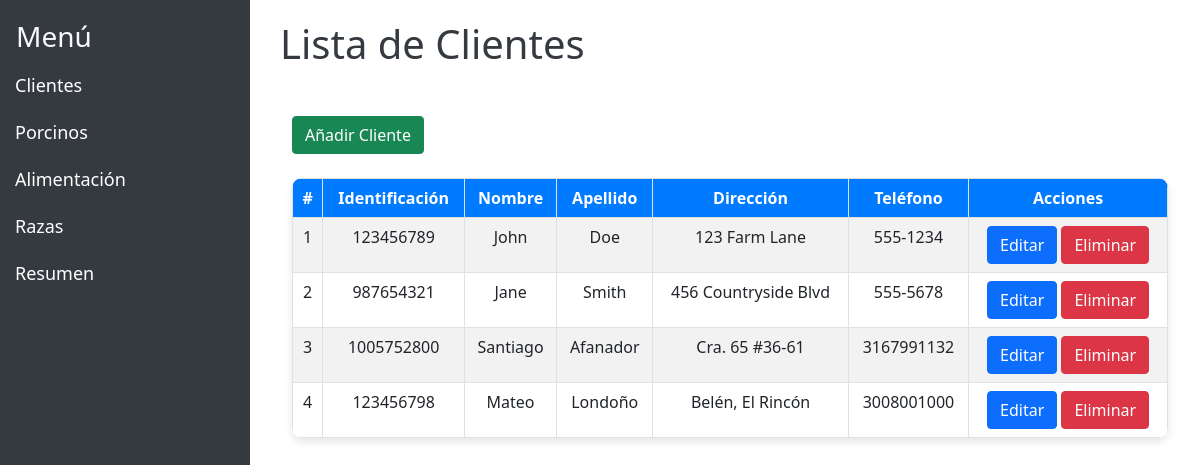
The app's page /customers/ with its own data.
### myapp/models.py (models this page shows, shortened)
class Customer(models.Model):
    id_customer = models.AutoField(primary_key=True)
    identification = models.CharField(max_length=100, unique=True)
    first_name = models.CharField(max_length=100)
    last_name = models.CharField(max_length=100)
    address = models.TextField(null=True, blank=True, default=None  )
    phone_number = models.CharField(max_length=15, unique=True)
    class Meta:
        db_table = "tbl_customers"
        verbose_name = "Customer"
        verbose_name_plural = "Customers"
        constraints = [
            models.UniqueConstraint(fields=['first_name', 'last_name'], name='unique_customer_name')
        ]
        indexes = [
            models.Index(fields=['identification']),
        ]

### myapp/views.py (the view)
# urls.py: path('customers/', views.customer_list, name='customer_list'),
def customer_list(request):
    customers = Customer.objects.all()
    return render(request, 'myapp/customers.html', {'customers': customers})

### myapp/templates/myapp/customers.html (shortened to what this page needs)
<html lang="es">
<head>
    <link href="https://cdn.jsdelivr.net/npm/bootstrap@5.0.0-beta1/dist/css/bootstrap.min.css" rel="stylesheet">
        <link rel="stylesheet" href="../static/css/style.css">
</head>
<body>
  {% extends 'base.html' %}
{% block content %}
  <h1>Lista de Clientes</h1>
    <div class="container mt-5">
      <div class="d-flex justify-content-between align-items-center mb-4">
        <a href="{% url 'add_customer' %}" class="btn btn-success">Añadir Cliente</a>
      </div>
      <table class="table table-hover table-bordered table-striped">
        <thead class="text-center">
          <tr>
            <th>#</th>
            <th>Identificación</th>
            <th>Nombre</th>
            <th>Apellido</th>
            <th>Dirección</th>
            <th>Teléfono</th>
            <th>Acciones</th>
          </tr>
        </thead>
        <tbody class="text-center">
          {% for customer in customers %}
          <tr>
            <td>{{ forloop.counter }}</td>
            <td>{{ customer.identification }}</td>
            <td>{{ customer.first_name }}</td>
            <td>{{ customer.last_name }}</td>
            <td>{{ customer.address }}</td>
            <td>{{ customer.phone_number }}</td>
            <td>
              <a href="{% url 'edit_customer' customer.id_customer %}" class="btn btn-primary">Editar</a>
              <a href="{% url 'delete_customer' customer.id_customer %}" class="btn btn-danger">Eliminar</a>
            </td>
          </tr>
          {% endfor %}
        </tbody>
      </table>
    </div>
  </body>
  {% endblock %}

### myapp/static/css/style.css (style rules this page uses)
body { font-family: Arial, sans-serif; background-color: #f4f4f4; color: #333; }
.container { margin-top: 50px; }
.table { box-shadow: 0px 4px 8px rgba(0, 0, 0, 0.1); border-radius: 10px; overflow: hidden; }
h1 { font-weight: bold; color: #343a40; }
thead { background-color: #007bff; color: white; }

### records on screen
Customer: identification "123456789", first_name "John", last_name "Doe", address "123 Farm Lane", phone_number "555-1234"
Customer: identification "987654321", first_name "Jane", last_name "Smith", address "456 Countryside Blvd", phone_number "555-5678"
Customer: identification "1005752800", first_name "Santiago", last_name "Afanador", address "Cra. 65 #36-61", phone_number "3167991132"
Customer: identification "123456798", first_name "Mateo", last_name "Londoño", address "Belén, El Rincón", phone_number "3008001000"
